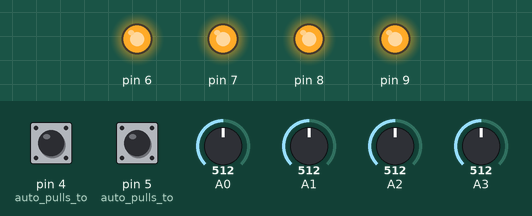
A sketch run on a simulated Arduino Uno, built with avr-gcc and run on an emulated ATmega328P. Shown: output pins drawn as LEDs (lit = HIGH). The inputs (shaded band) are chosen by the test bench; at power-on: pin 4 (auto_pulls_to) HIGH, pin 5 (auto_pulls_to) HIGH, A0 = 512, A1 = 512, A2 = 512, A3 = 512.

Above: at 1.2 s.
1.3 s: pin 4 (auto_pulls_to) pulled LOW for 3.2 s
At 1.8 s:
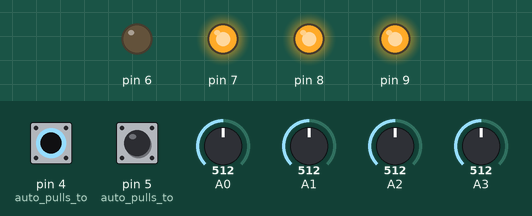
At 5.0 s:
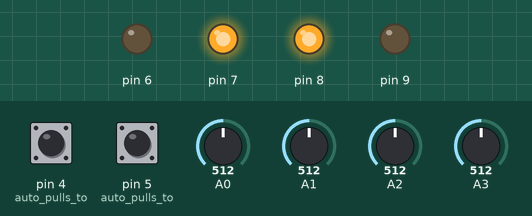
Timing chart, 0 to 8.6 s (numbered marks = the images above; inputs shaded):
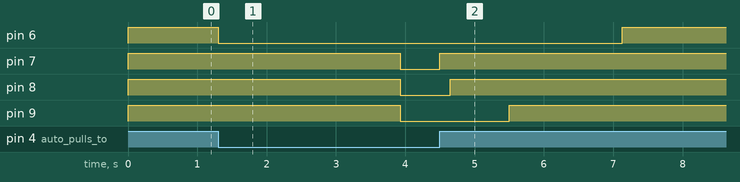

The sketch:

Controllo_saldatrice.ino
```cpp
//	Telwin TELMIG 170/1 TURBO
//	2022 V 1.0
//  Modificato da TexLab Italia

unsigned int GasTimePre;    //Tutti i tempi sono in millesecondi
unsigned int GasTimePost;
unsigned int FeedTime;
unsigned int PowerTime;
unsigned long CurrentMillis;
unsigned long GasOffMillis;
unsigned long FeedOffMillis;
unsigned long PowerOnMillis;
unsigned long PoweroffMillis;
unsigned long SpotMillis;
unsigned long FrenoMillis;
unsigned long SpotFrenoMillis;


bool Spot = false;
bool trigger = false;
bool LastTrigger;
bool SpotTrig = false;
bool one = false;
bool two = false;
bool three = false;
int FrenoTime = 1000;
int previousMillis  = 0;
int currentMillis   = 0;
int valButtonOld 	= HIGH;

void setup() {
  pinMode(4, INPUT_PULLUP); // auto pulls to +5v this means all logic on this pin will be backwards
  pinMode(5, INPUT_PULLUP); // auto pulls to +5v this means all logic on this pin will be backwards
  pinMode(6, OUTPUT);
  pinMode(7, OUTPUT);
  pinMode(8, OUTPUT);
  pinMode(9, OUTPUT);
  digitalWrite(6, HIGH);//gas
  digitalWrite(7,HIGH);//feed
  digitalWrite(8, HIGH);//power
  digitalWrite(9, HIGH);//Freno
  Serial.begin(9600);


}

void loop() {
CurrentMillis = millis();
trigger = !digitalRead(4);
if(!trigger)//just so you arent reading the analog inputs when you don't need to
{
//Serial.println(analogRead(A3));//this is postflow time 250ms to 5000ms
//Serial.println(analogRead(A1));//this is burnback time 25ms to 275ms
//Serial.println(analogRead(A2));//this is spot time time 250ms to 5000ms
//Serial.println(analogRead(A0));//this is preflow time time 250ms to 5000ms
GasTimePre = map(analogRead(A0), 0,1024,250,5000);//all times in milliseconds
GasTimePost =  map(analogRead(A3), 0,1024,250,5000);
FeedTime =  map(analogRead(A2), 0,1024,250,5000);
PowerTime =  map(analogRead(A1), 0,1024,25,275);
Spot = !digitalRead(5);
//Serial.println(Spot);
}


if((trigger == false && trigger != LastTrigger))//on trigger released run once
{
  two = true;
  three = true;
    LastTrigger = false;
 // Serial.println("OOP");
   digitalWrite(7,HIGH);//feed
PoweroffMillis = CurrentMillis + PowerTime;
 GasOffMillis = CurrentMillis + GasTimePost;
 FrenoMillis = CurrentMillis + FrenoTime;
}

if(trigger == true && trigger != LastTrigger)//on trigger pressed down run once
{
one = true;
  two = false;
  three = false;
    LastTrigger = true;
// Serial.println("POO");
   digitalWrite(6, LOW);//gas
  PowerOnMillis = CurrentMillis + GasTimePre;
  if(Spot)
  {
    SpotTrig = true;
    SpotMillis = CurrentMillis + GasTimePre + FeedTime;
    SpotFrenoMillis = CurrentMillis + GasTimePre + FeedTime + FrenoTime;
  }
}


if(SpotTrig && CurrentMillis > SpotMillis)
{
  two = true;
  three = true;
  SpotTrig = false;
//  Serial.println("OOP");
   digitalWrite(7,HIGH);//feed
PoweroffMillis = CurrentMillis + PowerTime;
 GasOffMillis = CurrentMillis + GasTimePost;
 FrenoMillis = CurrentMillis + FrenoTime;
}

if (trigger == true)
if(one && CurrentMillis > PowerOnMillis)
{
  one = false;

    digitalWrite(7,LOW);//feed
  digitalWrite(8, LOW);//power
   digitalWrite(9, LOW);  //freno

}

if(two && CurrentMillis > PoweroffMillis)
{
  two = false;

    digitalWrite(8, HIGH);//power
}

if(three && CurrentMillis > GasOffMillis)
{
   three = false;

    digitalWrite(6, HIGH);//gas
    digitalWrite(7, HIGH);//feed
    digitalWrite(8, HIGH);//power


}
if (trigger == false)
 if (CurrentMillis > FrenoMillis)
{
   digitalWrite(9, HIGH);//freno
}

  if (Spot == true)
 if (CurrentMillis > SpotFrenoMillis)
{
   digitalWrite(9, HIGH);//freno
}

// Questa parte serve a fare in modo che se il pulsante viene premuto per meno tempo del Preflusso
// il relè del preflusso si spenga subito
int valButton = digitalRead(4);
  if(valButton==LOW && valButtonOld==HIGH){
    // Il pulsante è stato premuto
    previousMillis = millis();
  }

  if(valButton==HIGH && valButtonOld==LOW){
    // Il pulsante è stato rilasciato
    currentMillis  = millis();
    //Serial.print("Tempo pressione:");
    //Serial.println(currentMillis - previousMillis );
    if (currentMillis - previousMillis < GasTimePre )

{
   digitalWrite(6, HIGH);//gas
    digitalWrite(7, HIGH);//feed
    digitalWrite(8, HIGH);//power
   digitalWrite(9, HIGH);//freno
}
 }
 valButtonOld = valButton;
 }
```

Measured:
- after the input at 1.3 s, pin 6: HIGH → LOW at once, → HIGH 5.8 s later; pin 7: HIGH → LOW after 2.6 s, → HIGH 0.57 s later; pin 8: HIGH → LOW after 2.6 s, → HIGH 0.73 s later; pin 9: HIGH → LOW after 2.6 s, → HIGH 1.6 s later
